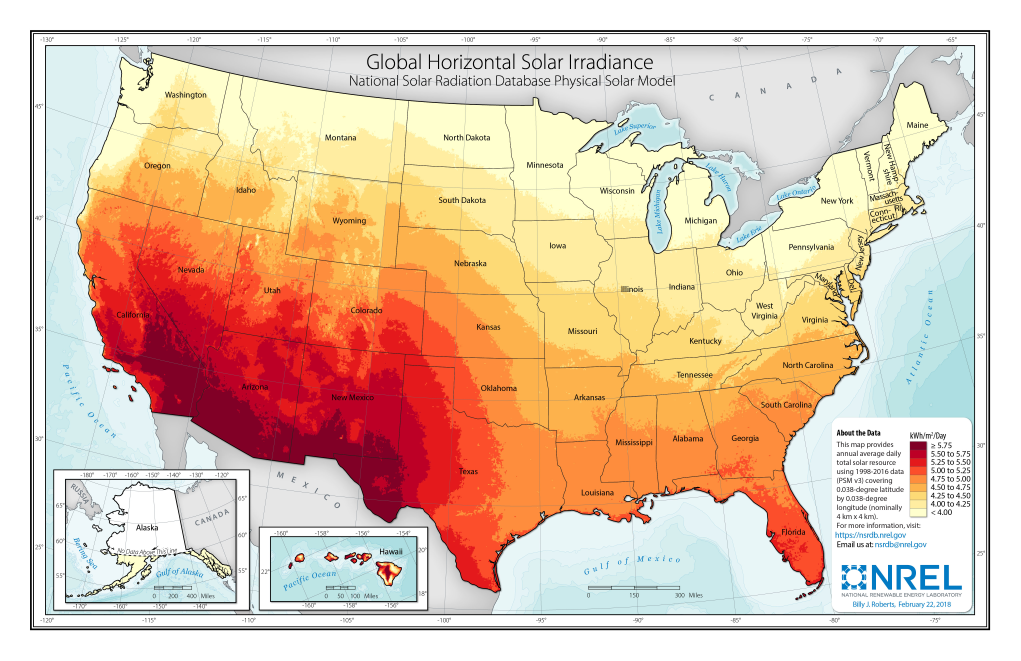
#> input picture SOLAR.jpg, 5101 x 3301 px, found by its file name (shown at 1/5 size)
$ python 'color read_v2.py'
#> lines starting #> are read from the running program, lines starting #| are printed output that depends on the picture; after the words box and inside, x2 and y2 are one past the last pixel; in counts of white or black regions, pixels touching at a corner belong together
import cv2   # openCV computer vision for python
import numpy as np
from bgr_to_hsv import bgr_to_hsv


img = cv2.imread('color_detection_map/SOLAR.jpg', -1)   # -1: default, 1: color (filter transparent)
#> img is the input picture: shape (3301, 5101, 3); mean B, G, R 175, 197.3, 226.1
img = cv2.resize(img, (0,0), fx=0.2, fy = 0.2)         # 20%= 660x1020
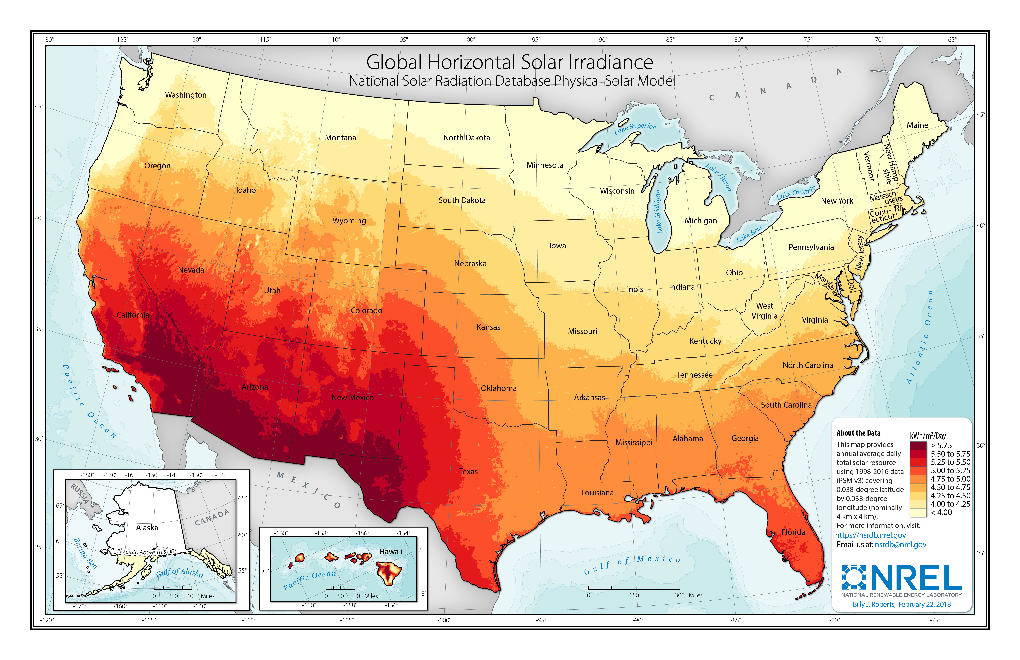
#> img: shape (660, 1020, 3); mean B, G, R 174.4, 196.8, 225.6
dimenions = img.shape
#> dimenions = (660, 1020, 3)
# print(dimenions)
# print(img[330][510])


darkred = np.array([0, 0, 0])                     # create a single numpy 1D pixel array  (type in BGR values). function converts to hsv
red = np.array([50,50,255])

black = np.array([0,0,0])
nearblack = np.array([10,10,10])

# print(type(darkred), darkred, type(red), red)

# img_hsv = cv2.cvtColor(img, cv2.COLOR_BGR2HSV)

mask = cv2.inRange(img, darkred, red)
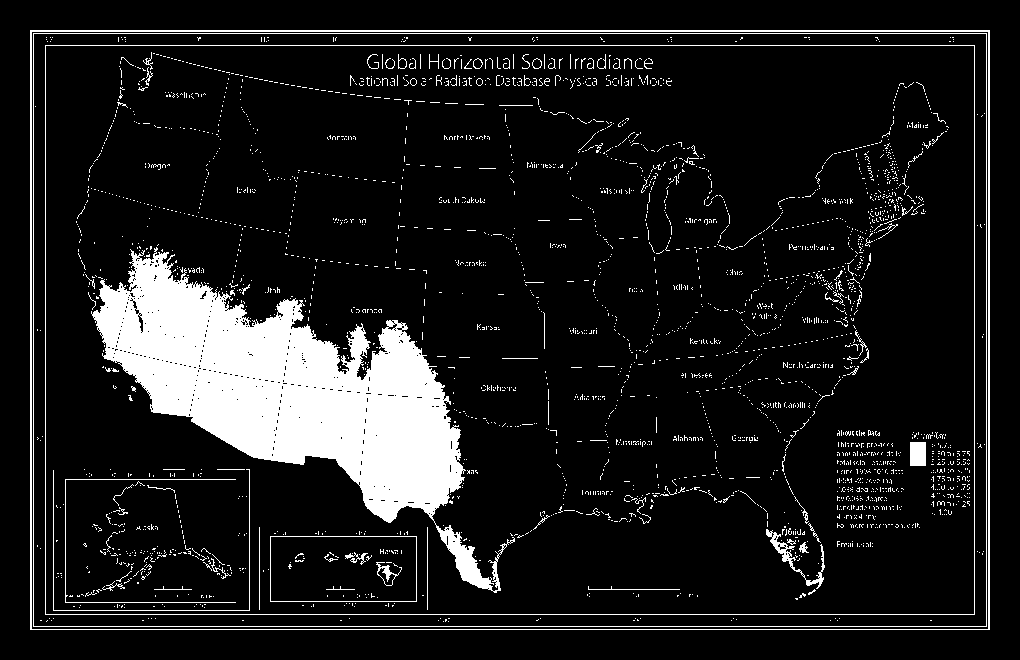
#> mask: shape (660, 1020); 11.2% white; 3026 white regions (2940 under 20 px), largest, box (x1, y1, x2, y2) and area: (91, 247, 515, 593) 49718, (30, 30, 990, 630) 5268, (33, 33, 987, 627) 3092
mask_outline = cv2.inRange(img, black, nearblack)
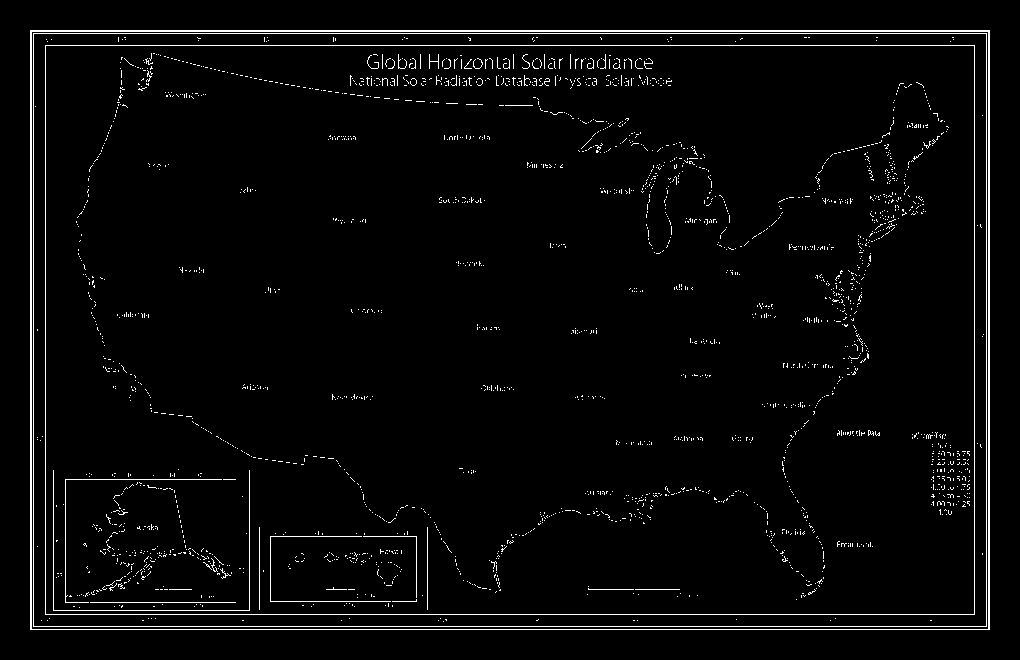
#> mask_outline: shape (660, 1020); 3% white in thin lines or dots, all inside (x1, y1, x2, y2) = (30, 30, 990, 630)


result = cv2.bitwise_and(img, img, mask=mask)    #source1, source2, mask.    if pixel is source1 is in range of mask, keep. else, black
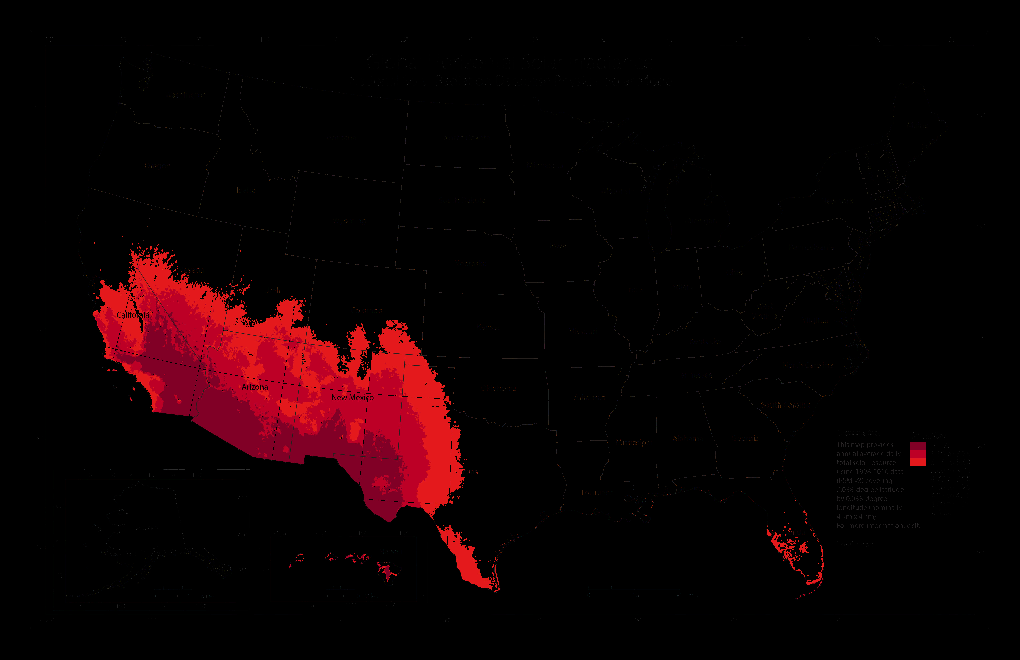
#> result: shape (660, 1020, 3); mean B, G, R 2.7, 1, 14.3


background = cv2.bitwise_and(img, img, mask=mask_outline)

cv2.imshow('Image', result)
cv2.imshow('Image2', mask)
cv2.imshow('outline', mask_outline)
# cv2.imshow('Image3', img_hsv)


cv2.waitKey(0)   # wait infinity , skip on key press
cv2.destroyAllWindows()       # close window on key press


# cv2.imwrite("")
# cv2."    "     IMREAD_COLOR  - no transparency   IMREAD_GRAYSCALE   - grayscale        IMREAD_UNCHANGED     - including alpha channel
# in terminal: python -m pydoc FUNCTIONNAME             <- displays description of function
